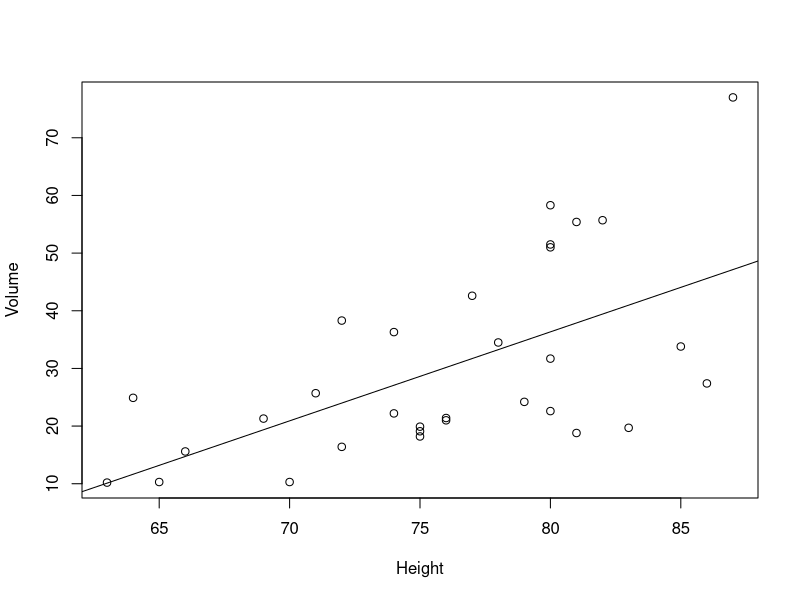
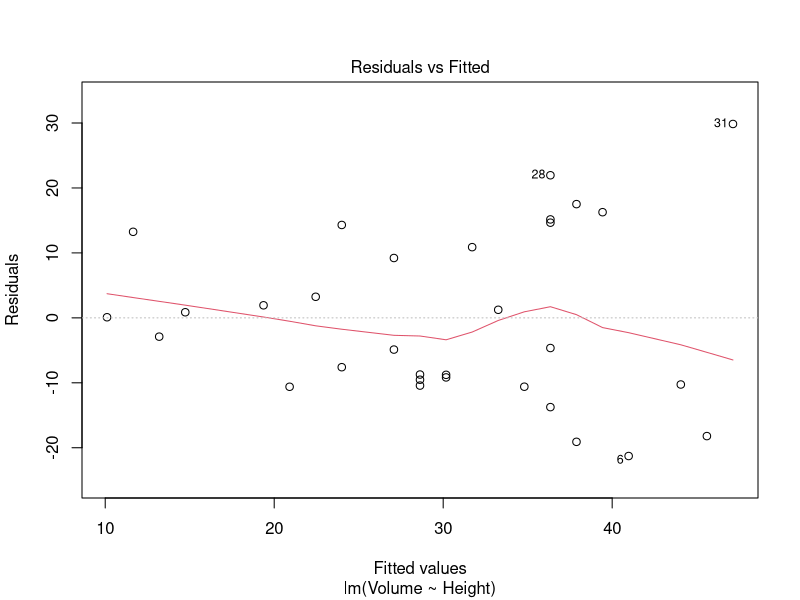
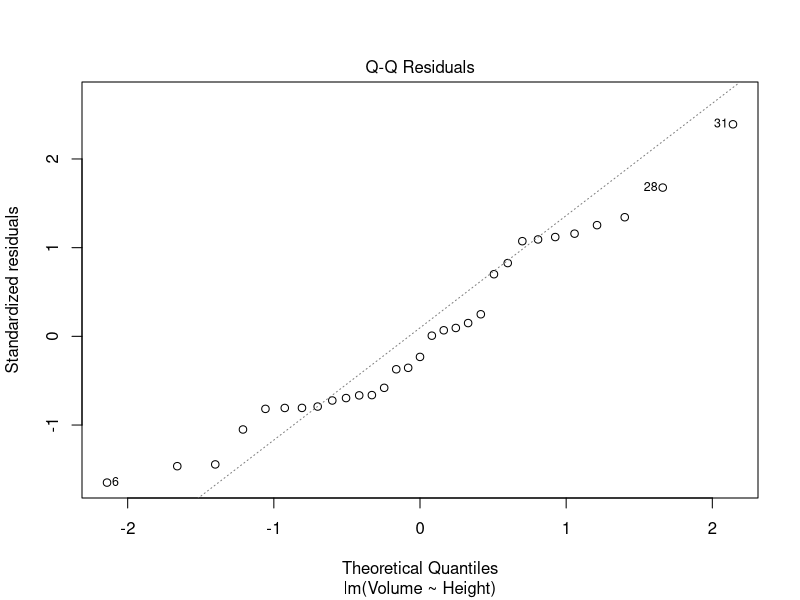
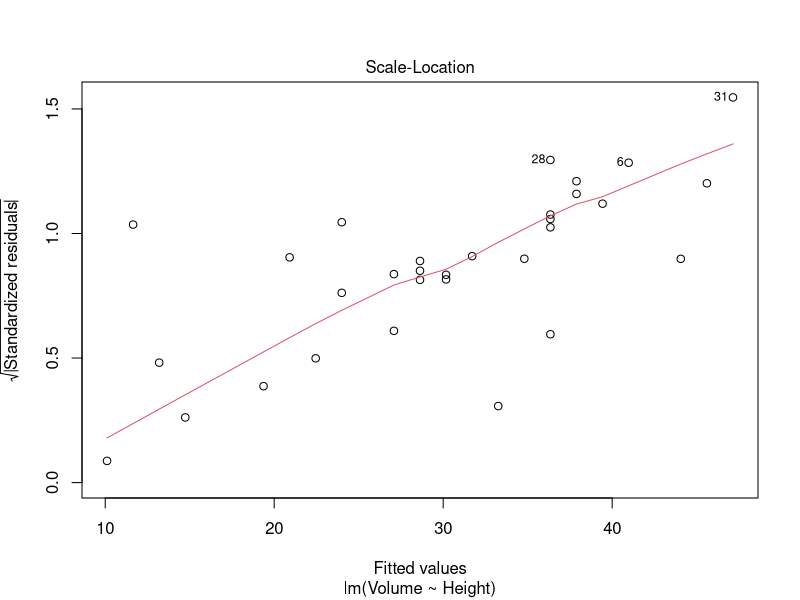
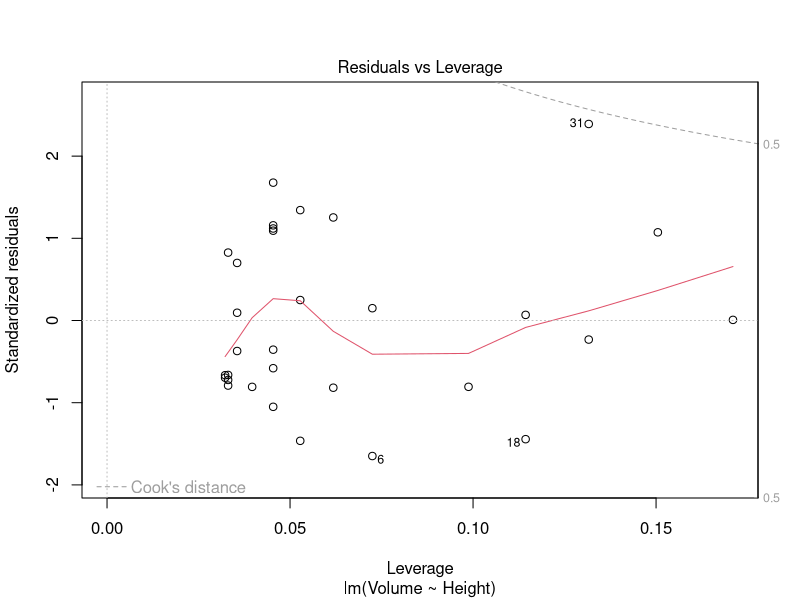
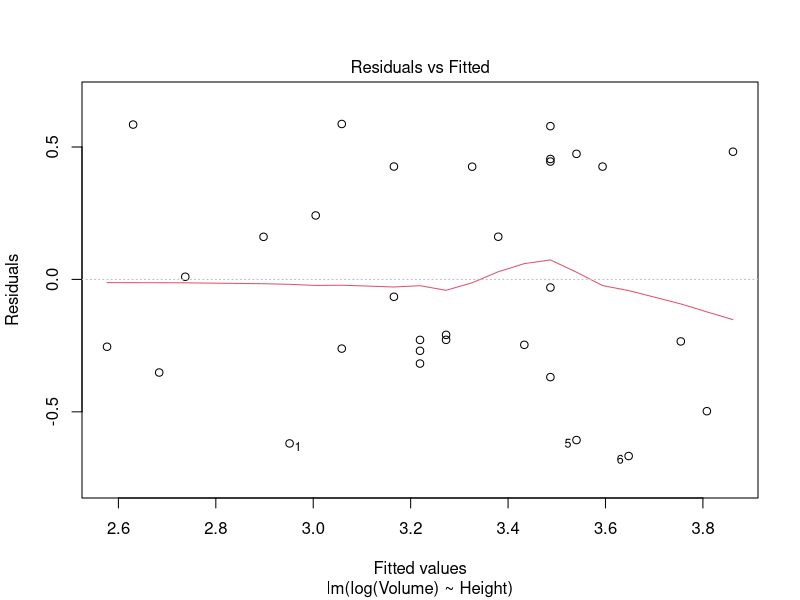
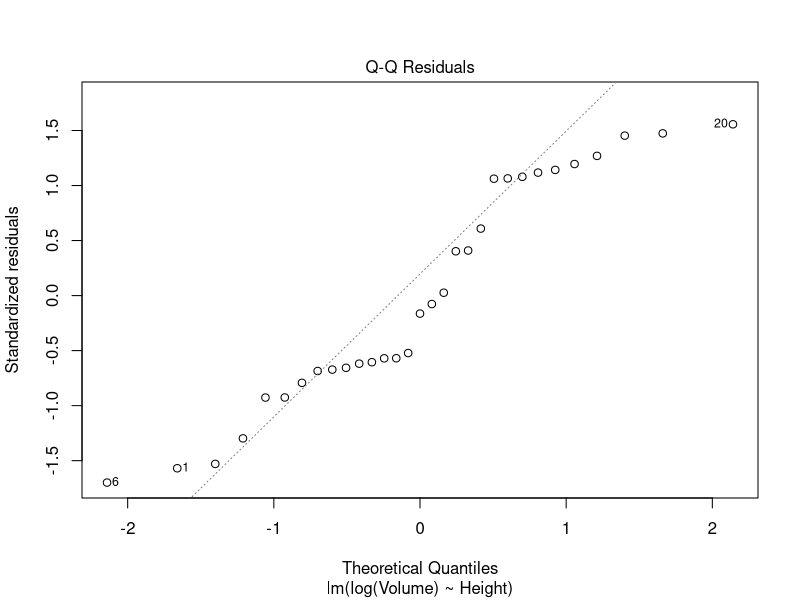
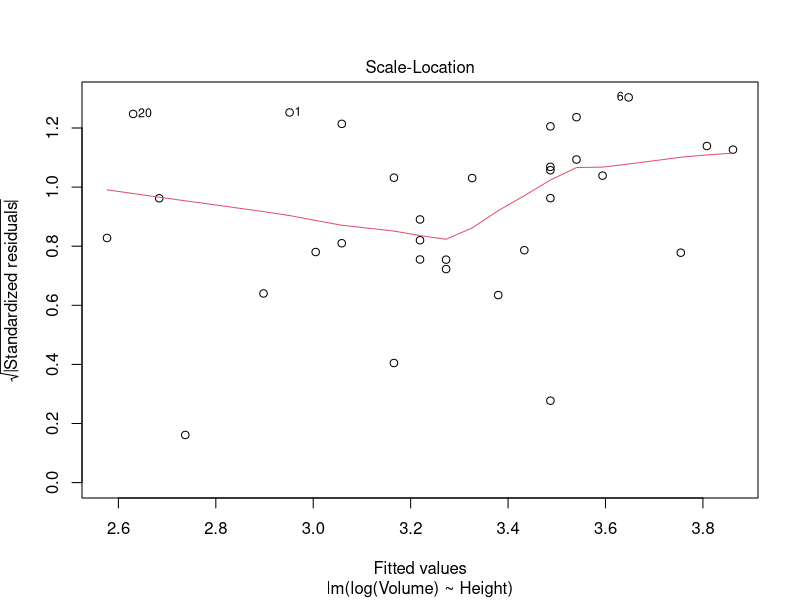

The R source for these figures, in order:
# R has a built-in data set called "trees"
trees
str(trees)

# it is more convenient to refer to the columns of the data directly (e.g. Height)
# instead of having to write something like trees$Height - attach the data set to enable this
attach(trees)

# let us explore the relationship between trunk volume and height:
# always start by plotting the data
plot(x = Height,
     y = Volume)

# Volume and Height look like they might co-vary, test for correlation
cor.test(Height, Volume)

# the two variables do indeed co-vary;
# moreover, Volume should depend on Height (think of how the volume of a cylinder is measured),
# so let us build a regression model where Volume is dependent on Height

# let us calculate the slope and the intercept using the formula offered by the least square technique
slope <- cov(Height, Volume) / var(Height)
intercept <- mean(Volume) - slope * mean(Height)

slope
intercept

abline(a = intercept,
       b = slope)

# rather than performing "manual" calculations, lm() can do all this for you
our_model <- lm(formula = Volume ~ Height)
our_model
summary(our_model)

# moreover, R offers a special plotting method for the objects of the class "lm" (outputs of the lm() function):
# several diagnostic plots are produced
# which help you evaluate whether the assumptions of linear regression model (think L.I.N.E.) are fulfilled
plot(our_model)

# since the equality of variance is violated (it clearly increases with increasing Height),
# try transforming one or all of the variables
our_model_t <- lm(formula = log(Volume) ~ Height)

plot(our_model_t)

# variance has become more equal,
# although the distribution of residuals still slightly deviates from normality (but it is close, so probably ok)
